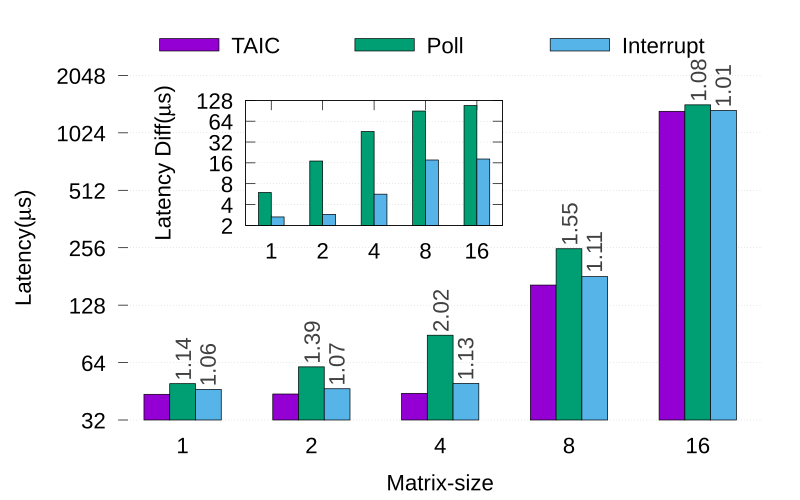

Generate this figure with gnuplot:
set terminal pdfcairo enhanced size 8in,5in font "Arial,24"
set output 'single_workload.pdf'
fn(v) = sprintf("%.0f", v)
compare(a, b) = a / b
fn2(v) = sprintf("%.2f", v)

# 开始多图模式
set multiplot

# 第一个大子图
set size 1, 1
set origin 0, 0

set key horizontal center top Left reverse at graph 0.5, 1.125
set noborder
set xtics nomirror
set ytics nomirror
set grid ytics
set grid linetype 0
set style fill solid 1 border -1

set xrange [0.5 : 5.5]
set xtics ("1" 1, "2" 2, "4" 3, "8" 4, "16" 5)
set xlabel "Matrix-size"

set logscale y 2
set ylabel 'Latency({/symbol \155}s)'
set size 1.0, 0.9
datafile = 'single_workload.dat'
plot datafile using 2 with histogram title 'TAIC', '' \
    using 3 with histogram title 'Poll', '' \
    using 4 with histogram title 'Interrupt', \
    datafile using ($0):($3):(fn2(compare($3, $2))) title '' with labels textcolor rgb "#404040" rot by 90 offset char 0, 1.0, \
    datafile using ($0):($4):(fn2(compare($4, $2))) title '' with labels textcolor rgb "#404040" rot by 90 offset char 2, 1.0

# 第二个小子图，嵌套在大图内
set size 0.5, 0.4
set origin 0.175, 0.45
set object 1 rect from graph 0, 0 to graph 1, 1 behind
set object 1 fc rgb "white" fillstyle solid 1.0 noborder

set border
set xtics mirror
set ytics mirror
unset xlabel
unset ylabel
set ylabel 'Latency Diff({/symbol \155}s)'

diffdata = 'diff.dat'
plot diffdata using 3 lc 2 with histogram title '', '' \
    using 4 lc 3 with histogram title '', \
    # diffdata using ($0):($3):(fn2($3)) title '' with labels textcolor rgb "#404040" rot by 90 offset char 0, 1.0, \
    # diffdata using ($0):($4):(fn2($4)) title '' with labels textcolor rgb "#404040" rot by 90 offset char 0, 1.0, 

# 结束多图模式
unset multiplot

# 清理设置，以便后续绘图不受影响
set terminal
set output
